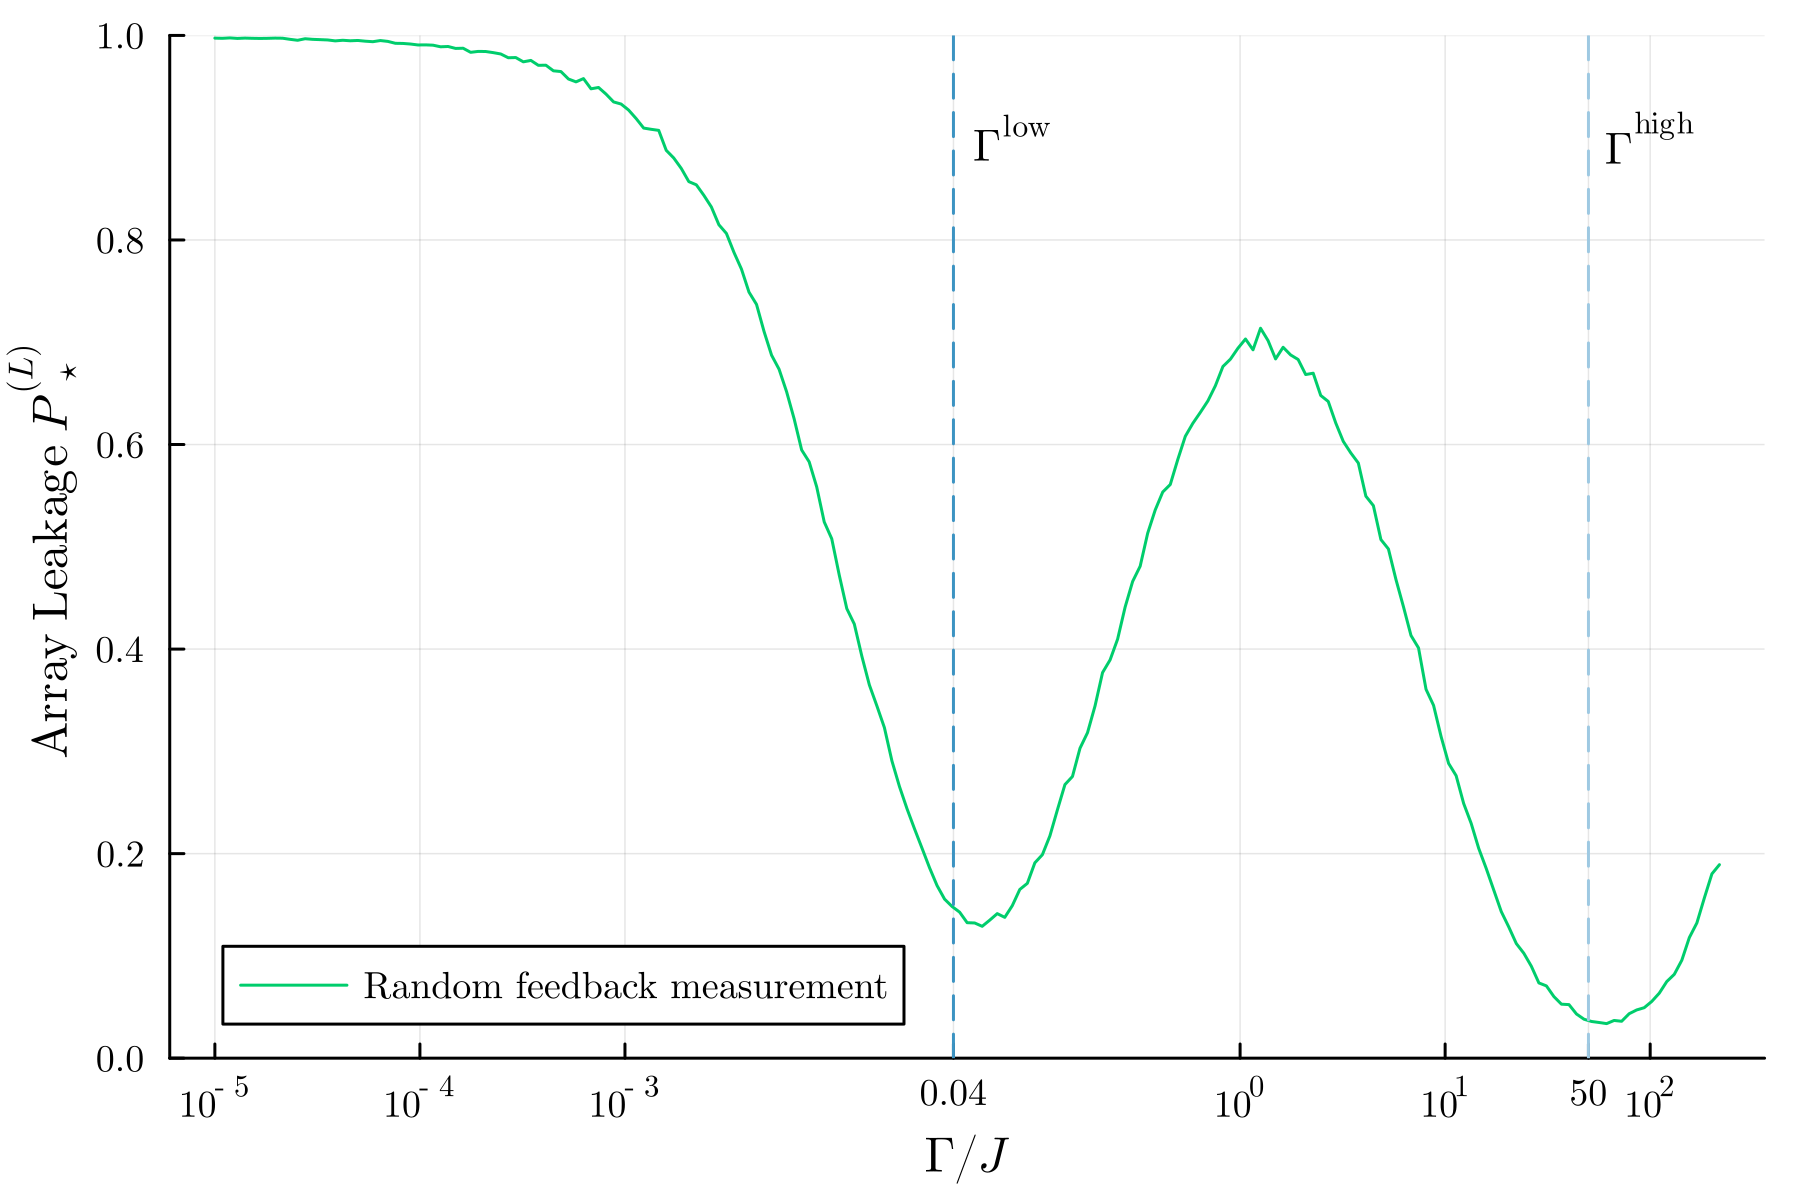

Here is the Julia script that generated this plot:
using JLD2
using Plots
using PlotAndSave
using LRUFigureColors
using LaTeXStrings

function make_plot()
    path = @__DIR__
    plotinfo = load(joinpath(dirname(path), "data.jld2"), "plotinfo")
    pl = plot(xaxis = :log10,
    xticks = ([10^-5, 10^-4, 10^-3, 10^0, 10^1, 10^2, 0.04, 50], ["10^{-5}", "10^{-4}", "10^{-3}", "10^{0}", "10^{1}",  "10^{2}", "0.04", "50"]),
    dpi = 300,
    xlabel = L"$\Gamma / J$",
    # ylabel = L"$\sum_{\ell} \left\langle \hat{n}_\ell(\hat{n}_\ell-\hat{I})/2 \right\rangle$",
    ylabel = L"$\textrm{Array \ Leakage} \ P_\star^{(L)}$",
    legend = :bottomleft,
    ylims = (0, 1)
    )
    for line in values(plotinfo.lines)
        plot!(pl, line.x, line.y / 2, label = "Random feedback measurement", color = color_periodic)
    end
    vline!(pl, [0.04], color = color_small_msr, ls = :dash, label = "")
    vline!(pl, [50], color = color_high_msr, ls = :dash, label = "")

    annotate!(pl, ((0.53, 0.9), text(L"\Gamma_{\textrm{}}^{\textrm{low}}", 10, "Computer Modern")))
    annotate!(pl, ((0.93, 0.9), text(L"\Gamma_{\textrm{}}^{\textrm{high}}", 10, "Computer Modern")))


    savefig(pl, joinpath(path, "paper_plot.png"))
    savefig(pl, joinpath(path, "rnd_msr_optimal_spots.svg"))
    return pl
end

make_plot()
